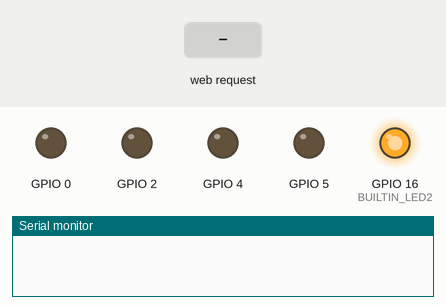
This sketch was run on a simulated ESP8266 (NodeMCU). Parts: output pins drawn as LEDs (lit = HIGH), the last lines printed to the serial monitor. The test bench sets the inputs (shaded band). WiFi joins after 1.5 s; servers stay silent unless stated.

Above: at 0.5 s.
At 3.4 s:
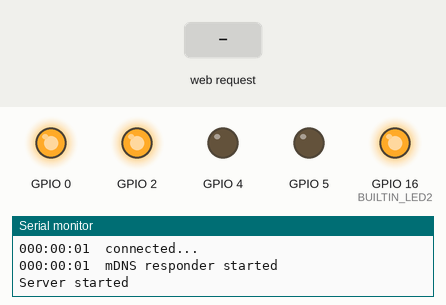
3.5 s: HTTP request GET /engines received
At 4.9 s:
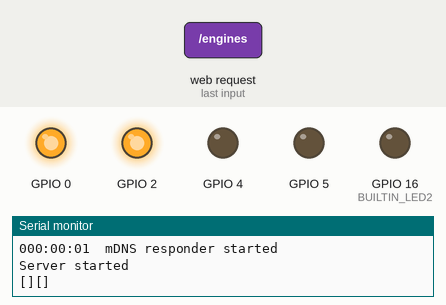
Timing chart, 0 to 6.5 s (numbered marks = the images above; inputs shaded):
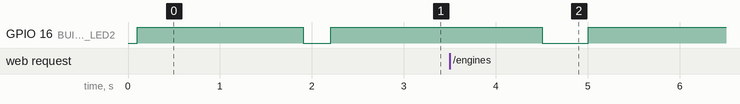

The sketch:

wifi-crystal-car.ino
```cpp
// (licence header left out)
#include <ESP8266WiFi.h>
#include <WiFiClient.h>
#include <ESP8266WebServer.h>
#include <ThingerESP8266.h>
#include <DNSServer.h>
#include <WiFiManager.h>
#include <ESP8266mDNS.h>

#define DBG_OUTPUT_PORT Serial

#define hostname_switch "crystal_car"


bool shouldSaveConfig = false;

void saveConfigCallback () {
  Serial.println("Should save config");
  shouldSaveConfig = true;
}

const short int BUILTIN_LED2 = 16;  //GPIO16

char SSID[40];
char SSID_PASSWORD[40];


int motorASpeed = 1023;
int motorBSpeed = 1023;
int motorAForward = 1;
int motorBForward = 1;

ESP8266WebServer server(80);

String ipaddress = WiFi.localIP().toString();

void handleXMLCar() {

 String message = "<?xml version='1.0' encoding='UTF-8'?>";

   message+="<SnomIPPhoneImageFile track='no'>";
   message+="<LocationX>00</LocationX>";
   message+="<LocationY>00</LocationY>";
   message+="<SoftKeyItem>";
   message+="<Name>6</Name>";
   message+="<URL track='no'>http://";
   message+=ipaddress;
   message+="/engines?left=0&amp;right=1000</URL>";
   message+="</SoftKeyItem>";
   message+="<SoftKeyItem>";
   message+="<Name>4</Name>";
   message+="<URL track='no'>http://";
   message+=ipaddress;
   message+="/engines?left=1000&amp;right=0</URL>";
   message+="</SoftKeyItem>";
   message+="<SoftKeyItem>";
   message+="<Name>2</Name>";
   message+="<URL track='no'>http://";
   message+=ipaddress;
   message+="/engines?left=+1000&amp;right=+1000</URL>";
   message+="</SoftKeyItem>";
   message+="<SoftKeyItem>";
   message+="<Name>8</Name>";
   message+="<URL track='no'>http://";
   message+=ipaddress;
   message+="/engines?left=-1000&amp;right=-1000</URL>";
   message+="</SoftKeyItem>";
   message+="<URL>http://10.0.200.92:8080/cam_pic.php</URL>";
   message+="<fetch mil='300'>http://";
   message+=ipaddress;
   message+="/car.xml</fetch>";
   message+="</SnomIPPhoneImageFile>";

   server.send ( 200, "text/xml", message );
    digitalWrite(BUILTIN_LED2, LOW);
  delay(500); // ms
  digitalWrite(BUILTIN_LED2, HIGH);
  delay(500);
}

void handleMotor() {
  String leftText = server.arg(0);
  String rightText = server.arg(1);
  DBG_OUTPUT_PORT.println("[" + leftText + "][" + rightText + "]");
  int left = leftText.toInt();
  int right = rightText.toInt();
  if (left < 0) {
    motorAForward = 0;
  } else {
    motorAForward = 1;
  }
  if (right < 0) {
    motorBForward = 0;
  } else {
    motorBForward = 1;
  }
  analogWrite(5, abs(left));      // was left
  analogWrite(4, abs(right));     // was right
  digitalWrite(0, motorBForward); // was A
  digitalWrite(2, motorAForward); // was B

  delay(1000);

  analogWrite(5, 0);
  analogWrite(4, 0);
  digitalWrite(0, 1);
  digitalWrite(2, 1);

  String message = "<?xml version='1.0' encoding='UTF-8'?>";

   message+="<SnomIPPhoneImageFile track='no'>";
   message+="<LocationX>00</LocationX>";
   message+="<LocationY>00</LocationY>";
   message+="<SoftKeyItem>";
   message+="<Name>6</Name>";
   message+="<URL track='no'>http://";
   message+=ipaddress;
   message+="/engines?left=0&amp;right=1000</URL>";
   message+="</SoftKeyItem>";
   message+="<SoftKeyItem>";
   message+="<Name>4</Name>";
   message+="<URL track='no'>http://";
   message+=ipaddress;
    message+="/engines?left=1000&amp;right=0</URL>";
   message+="</SoftKeyItem>";
   message+="<SoftKeyItem>";
   message+="<Name>2</Name>";
   message+="<URL track='no'>http://";
   message+=ipaddress;
   message+="/engines?left=+1000&amp;right=+1000</URL>";
   message+="</SoftKeyItem>";
   message+="<SoftKeyItem>";
   message+="<Name>8</Name>";
   message+="<URL track='no'>http://";
   message+=ipaddress;
   message+="/engines?left=-1000&amp;right=-1000</URL>";
   message+="</SoftKeyItem>";
   message+="<URL>http://10.0.200.92:8080/cam_pic.php</URL>";
   message+="<fetch mil='300'>http://";
   message+=ipaddress;
   message+="/car.xml</fetch>";
   message+="</SnomIPPhoneImageFile>";


  server.send ( 200, "text/xml", message );
  digitalWrite(BUILTIN_LED2, LOW);
  delay(500); // ms
  digitalWrite(BUILTIN_LED2, HIGH);
  delay(500);
}

void setup() {

  DBG_OUTPUT_PORT.begin(115200);
  DBG_OUTPUT_PORT.print("\n");
  DBG_OUTPUT_PORT.setDebugOutput(true);
  /// LED_user setup and test, for debug purpose.
  pinMode(BUILTIN_LED2, OUTPUT);
  digitalWrite(BUILTIN_LED2, LOW);
  delay(100); // ms
  digitalWrite(BUILTIN_LED2, HIGH);
  delay(300); // ms, pause because of AP mode

  // prepare GPIO2

  pinMode(2, OUTPUT);
  digitalWrite(2, 0);

  // Connect to WiFi network

  WiFiManagerParameter custom_text("<p>SSID:</p>");
  WiFiManagerParameter custom_ssid("ssid","SSID for thinger", SSID, 40);
  WiFiManagerParameter custom_text2("<p>SSID_PASSWORD: </p>");
  WiFiManagerParameter custom_password("password","SSID_PASSWORD", SSID_PASSWORD, 40);

 WiFiManager wifiManager;

 wifiManager.setSaveConfigCallback(saveConfigCallback);

  wifiManager.addParameter(&custom_text);
  wifiManager.addParameter(&custom_ssid);
  wifiManager.addParameter(&custom_text2);
  wifiManager.addParameter(&custom_password);

  //wifiManager.resetSettings();


 if (!wifiManager.autoConnect("CrystalCar_Snomio")) {
    Serial.println("failed to connect and hit timeout");
    delay(3000);
    //reset and try again, or maybe put it to deep sleep
    ESP.reset();
    delay(5000);
  }

 Serial.println(timestamp() + "  connected...");

 if (!MDNS.begin(hostname_switch)) {
    Serial.println(timestamp() + "  Error setting up MDNS responder!");
    while (1) {
      delay(1000);
    }
  }

  Serial.println(timestamp() + "  mDNS responder started");
  // Add service to MDNS-SD
  MDNS.addService("http", "tcp", 80);


 ipaddress = WiFi.localIP().toString();

  server.on ( "/car.xml", handleXMLCar );
  server.on ( "/engines", handleMotor );

  //--------------- Start the server
  server.begin();

  DBG_OUTPUT_PORT.println("Server started");

  pinMode(5, OUTPUT);
  pinMode(4, OUTPUT);
  pinMode(0, OUTPUT);
  pinMode(2, OUTPUT);

  digitalWrite(5, 0);
  digitalWrite(4, 0);

  digitalWrite(0, 1);
  digitalWrite(2, 1);


  // show READY for use

  digitalWrite(BUILTIN_LED2, LOW);
  delay(300); // ms
  digitalWrite(BUILTIN_LED2, HIGH);


}

void loop() {
  server.handleClient();

}

String timestamp() {
  char stamp[10];
  int currenth = millis() / 3600000;
  int currentm = millis() / 60000 - currenth * 60;
  int currents = millis() / 1000 - currenth * 3600 - currentm * 60;
  sprintf (stamp, "%03d:%02d:%02d", currenth, currentm, currents);
  return stamp;
}
```

Measured:
- after the input at 3.5 s, GPIO 16 (BUILTIN_LED2): HIGH → LOW after 1.0 s, → HIGH 0.50 s later
